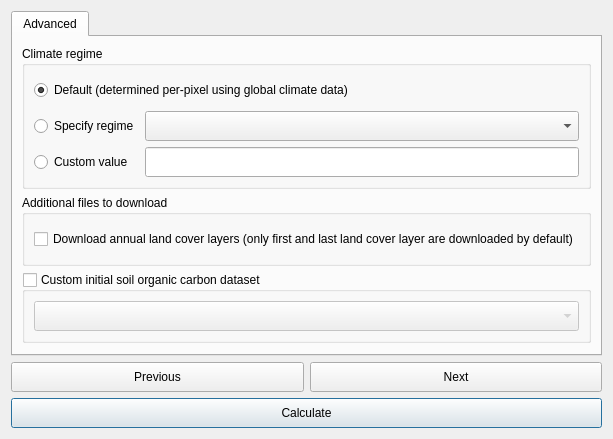
<?xml version="1.0" encoding="UTF-8"?>
<ui version="4.0">
 <class>DlgCalculateSOC</class>
 <widget class="QDialog" name="DlgCalculateSOC">
  <property name="geometry">
   <rect>
    <x>0</x>
    <y>0</y>
    <width>564</width>
    <height>416</height>
   </rect>
  </property>
  <property name="sizePolicy">
   <sizepolicy hsizetype="Fixed" vsizetype="Fixed">
    <horstretch>0</horstretch>
    <verstretch>0</verstretch>
   </sizepolicy>
  </property>
  <property name="windowTitle">
   <string>Calculate Soil Organic Carbon</string>
  </property>
  <layout class="QVBoxLayout" name="verticalLayout">
   <item>
    <widget class="QTabWidget" name="TabBox">
     <property name="sizePolicy">
      <sizepolicy hsizetype="Minimum" vsizetype="Expanding">
       <horstretch>0</horstretch>
       <verstretch>0</verstretch>
      </sizepolicy>
     </property>
     <property name="tabShape">
      <enum>QTabWidget::Rounded</enum>
     </property>
     <property name="currentIndex">
      <number>0</number>
     </property>
     <widget class="QWidget" name="AdvancedTab">
      <attribute name="title">
       <string>Advanced</string>
      </attribute>
      <layout class="QVBoxLayout" name="verticalLayout_3">
       <item>
        <widget class="QGroupBox" name="groupBox">
         <property name="sizePolicy">
          <sizepolicy hsizetype="Preferred" vsizetype="Minimum">
           <horstretch>0</horstretch>
           <verstretch>0</verstretch>
          </sizepolicy>
         </property>
         <property name="title">
          <string>Climate regime</string>
         </property>
         <layout class="QGridLayout" name="gridLayout_2">
          <item row="1" column="0">
           <widget class="QRadioButton" name="fl_radio_chooseRegime">
            <property name="minimumSize">
             <size>
              <width>0</width>
              <height>30</height>
             </size>
            </property>
            <property name="text">
             <string>Specify regime</string>
            </property>
           </widget>
          </item>
          <item row="2" column="0">
           <widget class="QRadioButton" name="fl_radio_custom">
            <property name="minimumSize">
             <size>
              <width>0</width>
              <height>30</height>
             </size>
            </property>
            <property name="text">
             <string>Custom value</string>
            </property>
           </widget>
          </item>
          <item row="1" column="1">
           <widget class="QComboBox" name="fl_chooseRegime_comboBox">
            <property name="sizePolicy">
             <sizepolicy hsizetype="Expanding" vsizetype="Minimum">
              <horstretch>0</horstretch>
              <verstretch>0</verstretch>
             </sizepolicy>
            </property>
            <property name="minimumSize">
             <size>
              <width>0</width>
              <height>30</height>
             </size>
            </property>
           </widget>
          </item>
          <item row="2" column="1">
           <widget class="QLineEdit" name="fl_custom_lineEdit">
            <property name="sizePolicy">
             <sizepolicy hsizetype="Expanding" vsizetype="Minimum">
              <horstretch>0</horstretch>
              <verstretch>0</verstretch>
             </sizepolicy>
            </property>
            <property name="minimumSize">
             <size>
              <width>0</width>
              <height>30</height>
             </size>
            </property>
            <property name="inputMethodHints">
             <set>Qt::ImhNone</set>
            </property>
            <property name="maxLength">
             <number>6</number>
            </property>
            <property name="placeholderText">
             <string/>
            </property>
           </widget>
          </item>
          <item row="0" column="0" colspan="2">
           <widget class="QRadioButton" name="fl_radio_default">
            <property name="minimumSize">
             <size>
              <width>0</width>
              <height>30</height>
             </size>
            </property>
            <property name="text">
             <string>Default (determined per-pixel using global climate data)</string>
            </property>
            <property name="checked">
             <bool>true</bool>
            </property>
           </widget>
          </item>
         </layout>
        </widget>
       </item>
       <item>
        <widget class="QGroupBox" name="groupBox_2">
         <property name="sizePolicy">
          <sizepolicy hsizetype="Preferred" vsizetype="Minimum">
           <horstretch>0</horstretch>
           <verstretch>0</verstretch>
          </sizepolicy>
         </property>
         <property name="title">
          <string>Additional files to download</string>
         </property>
         <layout class="QGridLayout" name="gridLayout_4">
          <item row="1" column="0">
           <widget class="QCheckBox" name="download_annual_lc">
            <property name="minimumSize">
             <size>
              <width>0</width>
              <height>30</height>
             </size>
            </property>
            <property name="maximumSize">
             <size>
              <width>16777215</width>
              <height>16777215</height>
             </size>
            </property>
            <property name="text">
             <string>Download annual land cover layers (only first and last land cover layer are downloaded by default)</string>
            </property>
           </widget>
          </item>
         </layout>
        </widget>
       </item>
       <item>
        <widget class="QGroupBox" name="groupBox_custom_SOC">
         <property name="title">
          <string>Custom initial soil organic carbon dataset</string>
         </property>
         <property name="checkable">
          <bool>true</bool>
         </property>
         <property name="checked">
          <bool>false</bool>
         </property>
         <layout class="QVBoxLayout" name="verticalLayout_2">
          <item>
           <widget class="WidgetDataIOSelectTELayerImport" name="comboBox_custom_soc">
            <property name="sizePolicy">
             <sizepolicy hsizetype="Preferred" vsizetype="Minimum">
              <horstretch>0</horstretch>
              <verstretch>0</verstretch>
             </sizepolicy>
            </property>
            <property name="minimumSize">
             <size>
              <width>0</width>
              <height>30</height>
             </size>
            </property>
            <property name="layer_type" stdset="0">
             <string notr="true">Soil organic carbon</string>
            </property>
           </widget>
          </item>
         </layout>
        </widget>
       </item>
       <item>
        <spacer name="verticalSpacer">
         <property name="orientation">
          <enum>Qt::Vertical</enum>
         </property>
         <property name="sizeType">
          <enum>QSizePolicy::Expanding</enum>
         </property>
         <property name="sizeHint" stdset="0">
          <size>
           <width>20</width>
           <height>40</height>
          </size>
         </property>
        </spacer>
       </item>
      </layout>
     </widget>
    </widget>
   </item>
   <item>
    <layout class="QGridLayout" name="gridLayout_3">
     <item row="1" column="0" colspan="2">
      <widget class="QPushButton" name="button_calculate">
       <property name="sizePolicy">
        <sizepolicy hsizetype="Minimum" vsizetype="Minimum">
         <horstretch>0</horstretch>
         <verstretch>0</verstretch>
        </sizepolicy>
       </property>
       <property name="minimumSize">
        <size>
         <width>0</width>
         <height>30</height>
        </size>
       </property>
       <property name="text">
        <string>Calculate</string>
       </property>
      </widget>
     </item>
     <item row="0" column="0">
      <widget class="QPushButton" name="button_prev">
       <property name="sizePolicy">
        <sizepolicy hsizetype="Minimum" vsizetype="Minimum">
         <horstretch>0</horstretch>
         <verstretch>0</verstretch>
        </sizepolicy>
       </property>
       <property name="minimumSize">
        <size>
         <width>0</width>
         <height>30</height>
        </size>
       </property>
       <property name="text">
        <string>Previous</string>
       </property>
      </widget>
     </item>
     <item row="0" column="1">
      <widget class="QPushButton" name="button_next">
       <property name="sizePolicy">
        <sizepolicy hsizetype="Minimum" vsizetype="Minimum">
         <horstretch>0</horstretch>
         <verstretch>0</verstretch>
        </sizepolicy>
       </property>
       <property name="minimumSize">
        <size>
         <width>0</width>
         <height>30</height>
        </size>
       </property>
       <property name="text">
        <string>Next</string>
       </property>
      </widget>
     </item>
    </layout>
   </item>
  </layout>
 </widget>
 <customwidgets>
  <customwidget>
   <class>WidgetDataIOSelectTELayerImport</class>
   <extends>QComboBox</extends>
   <header>MISLAND/data_io.h</header>
  </customwidget>
 </customwidgets>
 <tabstops>
  <tabstop>TabBox</tabstop>
  <tabstop>button_prev</tabstop>
  <tabstop>button_next</tabstop>
  <tabstop>button_calculate</tabstop>
 </tabstops>
 <resources/>
 <connections/>
</ui>
